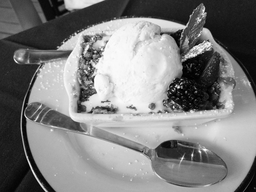
#> input picture homework1/SampleImage/sample3.png, 256 x 192 px, shrunk from 800 x 600 before the run
$ python problem2.py
#> lines starting #> are read from the running program, lines starting #| are printed output that depends on the picture
import matplotlib.pyplot as plt
import numpy as np
import math
import cv2

peak = 255*255
def PSNR(original, noisy):
    MSE = np.sum(np.square(original - noisy)) / np.prod(original.shape)
    return 10*math.log10(peak/MSE)

def plot_histogram(source, name):
    plt.hist(source.ravel(), 256, [0, 256])
    plt.savefig('Histogram/' + name)
    plt.clf()

def padding(source, window):
    r, c, w, output = source.shape[0], source.shape[1], window//2, np.copy(source)

    L, R = np.flip(output[:,1:(w+1)], axis=1), np.flip(output[:,(c-w):c], axis=1)
    output = np.hstack([L,output,R])
    U, D = np.flip(output[1:(w+1),:], axis=0), np.flip(output[(r-w):r,:], axis=0)
    output = np.vstack([U,output,D])
    return output

def low_pass(source, b):
    r, c, p, output = source.shape[0], source.shape[1], padding(source, 3), np.copy(source)
    H = np.array([[1, b, 1], [b, b*b, b], [1, b, 1]]) / ((b+2)*(b+2))
    print(H)
    for i in range(r):
        for j in range(c):
            output[i][j] = np.sum(np.multiply(p[i:i+3, j:j+3], H))
    return output


def outlier_detection(source, window):
    sigma, output, filter = np.sqrt(np.var(source)), np.copy(source), np.ones((window, window))
    # sigma = np.sqrt(np.sum(np.square(source - np.mean(source)))/np.size(source))

    R, C, N, P = source.shape[0], source.shape[1], (window*window - 1), padding(source, window)

    filter[window//2][window//2] = 0
    for i in range(R):
        for j in range(C):
            ave = np.sum(np.multiply(P[i:(i+window), j:(j+window)], filter)) / N
            if abs(output[i][j] - ave) > sigma:
                output[i][j] = ave
    return output

def median_filtering(source, window):
    R, C, P, output = source.shape[0], source.shape[1], padding(source, window), np.copy(source)

    for i in range(R):
        for j in range(C):
            output[i][j] = np.median(P[i:(i+window), j:(j+window)])
    return output

def MAXMIN(source, window):
    r, c, w = source.shape[0], source.shape[1], window // 2

    P, output = padding(source, window), np.copy(source)
    for i in range(r):
        for j in range(c):
            max = 0
            for k in range(i,i+w+1):
                for l in range(j,j+w+1):
                    local_min = np.min(P[k:k+w, l:l+w])
                    if local_min > max:
                        max = local_min
            output[i][j] = max
    return output

def MINMAX(source, window):
    r, c, w = source.shape[0], source.shape[1], window // 2

    P, output = padding(source, window), np.copy(source)
    for i in range(r):
        for j in range(c):
            min = 256
            for k in range(i,i+w+1):
                for l in range(j,j+w+1):
                    local_max = np.max(P[k:k+w, l:l+w])
                    if local_max < min:
                        min = local_max
            output[i][j] = min
    return output

def PMED(source, window):
    maxmin, minmax = MAXMIN(source, window), MINMAX(source, window)
    return (maxmin + minmax) / 2

# Problem 2
sample3 = cv2.imread('SampleImage/sample3.png', cv2.IMREAD_GRAYSCALE)
#> sample3 is the input picture: shape (192, 256); min 0, max 255, mean 127
plot_histogram(sample3, 'sample3.png')
sample4 = cv2.imread('SampleImage/sample4.png', cv2.IMREAD_GRAYSCALE)
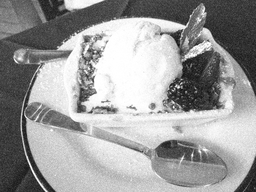
#> input picture homework1/SampleImage/sample4.png, 256 x 192 px, shrunk from 800 x 600 before the run
#> sample4 is the input picture: shape (192, 256); min 14, max 255, mean 155.4
plot_histogram(sample4, 'sample4.png')
sample5 = cv2.imread('SampleImage/sample5.png', cv2.IMREAD_GRAYSCALE)
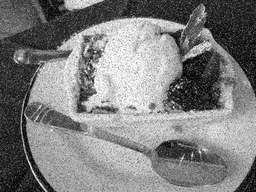
#> input picture homework1/SampleImage/sample5.png, 256 x 192 px, shrunk from 800 x 600 before the run
#> sample5 is the input picture: shape (192, 256); min 0, max 255, mean 126.5
plot_histogram(sample5, 'sample5.png')

#print(PSNR(sample3,sample4))
#print(PSNR(sample3,sample5))

result10 = MAXMIN(MINMAX(sample4, 3), 3)
#> in padding, `r, c, w, output = source.shape[0], source.shape[1], window//2, np.copy..`: r = 192; c = 256; w = 1
#> in padding, `L, R = np.flip(output[:,1:(w+1)], axis=1), np.flip(output[:,(c-w):c], ..`: L = 192 values, max 146 at index 23, min 37 at index 191, mean 75.82; R = 192 values, max 231 at index 131, min 25 at index 184, mean 97.16
#> after the loop in MINMAX, `for i in range(r):`:
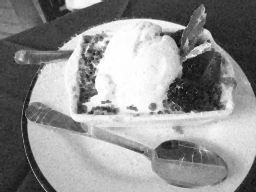
#> output: shape (192, 256); min 14, max 255, mean 144.2
#> in MAXMIN, `r, c, w = source.shape[0], source.shape[1], window // 2`: r = 192; c = 256; w = 1
plot_histogram(result10, 'result10.png')
#> call 4 of plot_histogram, with name = 'result10.png'
#> in plot_histogram (call 4), `plt.savefig('Histogram/' + name)`:
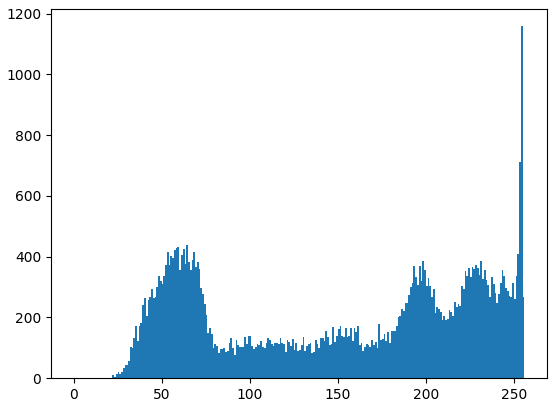
#> figure drawn by matplotlib, 1 panel; tallest bar 1159 high, from x = 254 to 255
cv2.imwrite('result10.png', result10)
#print(PSNR(sample3, result10))

result11 = median_filtering(sample5, 3)
#> call 3 of padding, with window = 3
#> in padding (call 3), `L, R = np.flip(output[:,1:(w+1)], axis=1), np.flip(output[:,(c-w):c], ..`: L = 192 values, max 128 at index 23, min 11 at index 138, mean 56.95; R = 192 values, max 210 at index 123, min 0 at index 186, mean 74.11
#> in padding (call 3), `output = np.vstack([U,output,D])`:
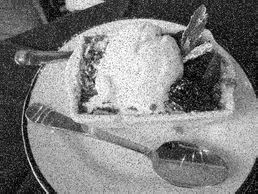
#> output: shape (194, 258); min 0, max 255, mean 125.7
#> in median_filtering, `R, C, P, output = source.shape[0], source.shape[1], padding(source, wi..`: R = 192; C = 256
#> after the loop in median_filtering, `for i in range(R):`:
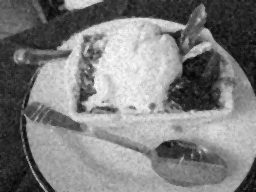
#> output: shape (192, 256); min 5, max 250, mean 126.2
plot_histogram(result11, 'result11.png')
#> in plot_histogram (call 5), `plt.savefig('Histogram/' + name)`:
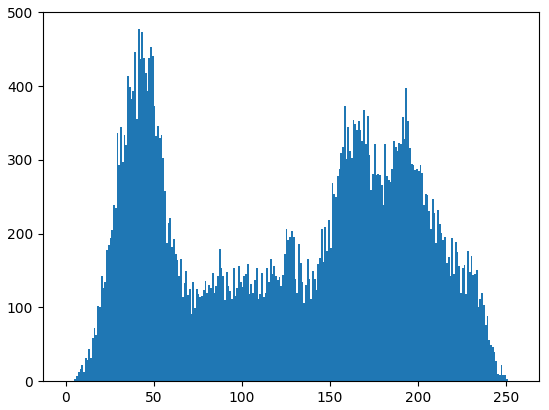
#> figure drawn by matplotlib, 1 panel; tallest bar 477 high, from x = 41 to 42
cv2.imwrite('result11.png', result11)
#print(PSNR(sample3, result11))
